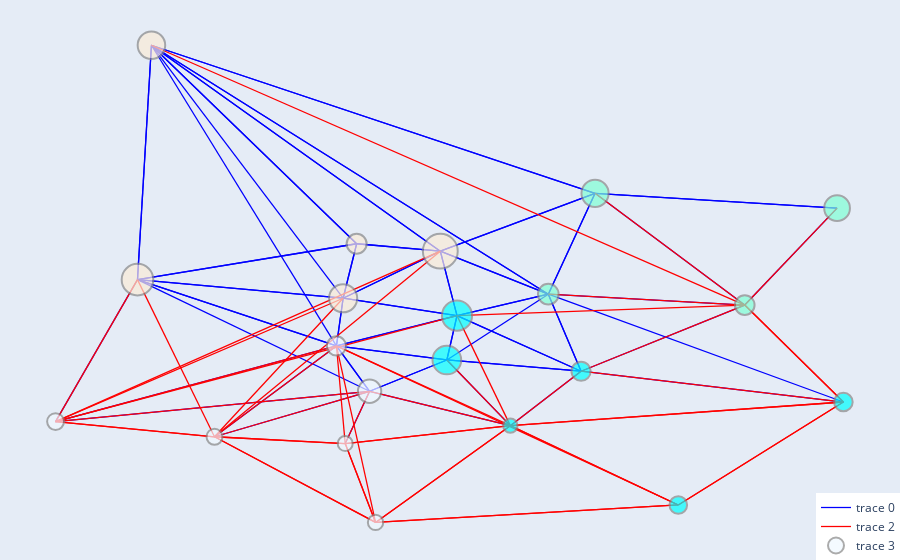

Notebook source saved alongside this figure:
### Code cell
fig.show()

### Figure 1 — Plotly figure (JSON) as saved in the notebook; plotly's stock layout.template omitted (floating-point values rounded to 4 significant figures; data arrays with more than 128 entries replaced by an {"elided": "..."} marker saying what was removed)
{"data": [{"hoverinfo": "none", "line": {"color": "blue", "width": 1.273}, "mode": "lines", "type": "scatter", "x": {"elided": "258 float values"}, "y": {"elided": "258 float values"}}, {"hoverinfo": "none", "line": {"color": "green", "width": 1.273}, "mode": "lines", "type": "scatter", "x": [], "y": []}, {"hoverinfo": "none", "line": {"color": "red", "width": 1.273}, "mode": "lines", "type": "scatter", "x": {"elided": "171 float values"}, "y": {"elided": "171 float values"}}, {"hoverinfo": "text", "marker": {"color": ["aliceblue", "aliceblue", "aqua", "aqua", "antiquewhite", "antiquewhite", "aliceblue", "aliceblue", "aliceblue", "aqua", "aqua", "antiquewhite", "aquamarine", "antiquewhite", "antiquewhite", "aquamarine", "aliceblue", "aqua", "aqua", "aquamarine", "aquamarine"], "line": {"color": "#888", "width": 2}, "size": [19.18, 23.35, 28.72, 30.11, 28.14, 31.6, 16.89, 16.02, 15.01, 14.34, 19.21, 34.84, 20.66, 20.0, 27.56, 27.16, 15.34, 17.64, 18.57, 19.66, 25.7]}, "mode": "markers", "text": ["Node 2807901", "Node 2807902", "Node 2807903", "Node 2807904", "Node 2807907", "Node 2807909", "Node 2807910", "Node 2807911", "Node 2807912", "Node 2807913", "Node 2807914", "Node 2807905", "Node 2807915", "Node 2807906", "Node 2807908", "Node 2807916", "Node 2807917", "Node 2807918", "Node 2807919", "Node 2807920", "Node 2807921"], "type": "scatter", "x": [-3.705, -3.697, -3.676, -3.674, -3.704, -3.757, -3.779, -3.737, -3.703, -3.66, -3.641, -3.678, -3.65, -3.7, -3.754, -3.638, -3.695, -3.616, -3.573, -3.599, -3.575], "y": [40.42, 40.4, 40.41, 40.43, 40.44, 40.45, 40.39, 40.38, 40.38, 40.38, 40.41, 40.46, 40.44, 40.46, 40.54, 40.48, 40.34, 40.35, 40.39, 40.43, 40.48]}], "layout": {"hovermode": "closest", "legend": {"x": 1, "xanchor": "right", "y": 0, "yanchor": "bottom"}, "margin": {"b": 0, "l": 0, "r": 0, "t": 0}, "showlegend": true, "xaxis": {"showgrid": false, "showticklabels": false, "zeroline": false}, "yaxis": {"showgrid": false, "showticklabels": false, "zeroline": false}}}
